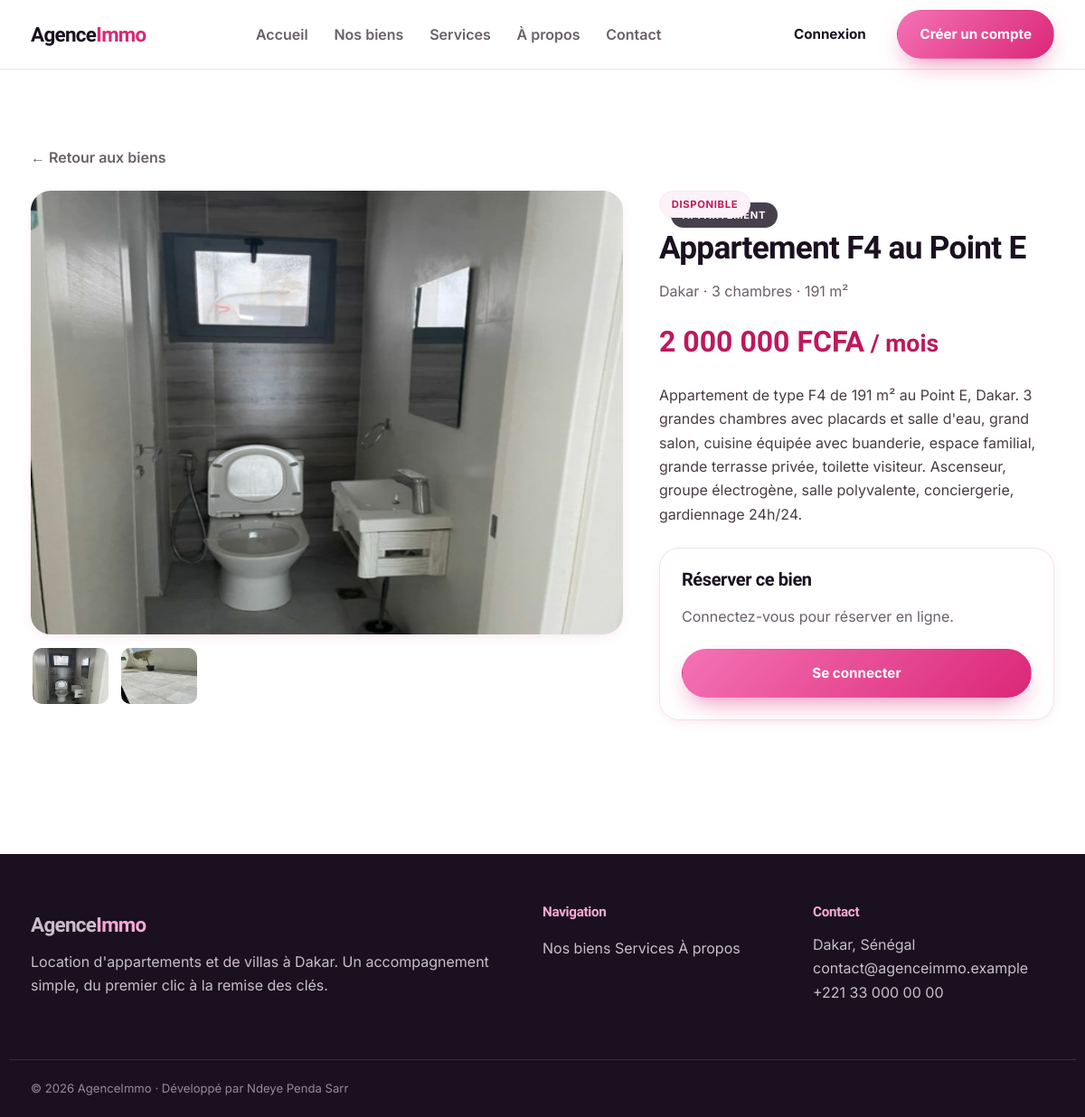
Page /biens/2 on the committed database.
### tables this page shows
CREATE TABLE images (
    id         INT AUTO_INCREMENT PRIMARY KEY,
    bien_id    INT NOT NULL,
    fichier    VARCHAR(255) NOT NULL,
    principale TINYINT(1) NOT NULL DEFAULT 0,
    CONSTRAINT fk_images_bien FOREIGN KEY (bien_id)
        REFERENCES biens(id) ON DELETE CASCADE
);

CREATE TABLE biens (
    id          INT AUTO_INCREMENT PRIMARY KEY,
    type        ENUM('appartement','villa') NOT NULL,
    titre       VARCHAR(150) NOT NULL,
    description TEXT NOT NULL,
    prix        INT UNSIGNED NOT NULL,
    ville       VARCHAR(80)  NOT NULL DEFAULT 'Dakar',
    chambres    TINYINT UNSIGNED NOT NULL DEFAULT 1,
    surface     SMALLINT UNSIGNED NULL,
    statut      ENUM('disponible','loue') NOT NULL DEFAULT 'disponible',
    archive     TINYINT(1) NOT NULL DEFAULT 0,
    cree_le     TIMESTAMP NOT NULL DEFAULT CURRENT_TIMESTAMP,
    INDEX idx_type (type),
    INDEX idx_statut (statut),
    INDEX idx_archive (archive),
    INDEX idx_ville (ville)
);

### src/Core/Registry.php (called while the page is built, shortened)
<?php
final class Registry
{
    private static ?PDO $pdo = null;
    public static function boot(array $config, PDO $pdo): void
    {
        self::$pdo = $pdo;
    }
    public static function pdo(): PDO
    {
        return self::$pdo;
    }
}

### src/Controllers/BienController.php (called while the page is built, shortened)
<?php
final class BienController extends Controller
{
    public function show(array $params): string
    {
        $id = (int) ($params['id'] ?? 0);
        $bien = (new BienRepository())->find($id);
        $images = (new ImageRepository())->forBien($id);
        $estFavori = Auth::check()
            && (new FavoriRepository())->exists((int) Auth::id(), $id);
        return $this->view('biens.show', [
            'titre'     => $bien['titre'],
            'bien'      => $bien,
            'images'    => $images,
            'estFavori' => $estFavori,
        ]);
    }
}

### src/Repositories/BienRepository.php (called while the page is built, shortened)
<?php
final class BienRepository
{
    private PDO $db;
    public function __construct()
    {
        $this->db = Registry::pdo();
    }
    public function find(int $id): ?array
    {
        $stmt = $this->db->prepare('SELECT * FROM biens WHERE id = :id');
        $stmt->execute(['id' => $id]);
        $bien = $stmt->fetch();
        return $bien ?: null;
    }
}

### public/index.php (called while the page is built, shortened)
<?php
$router = require __DIR__ . '/../src/Core/bootstrap.php';
$router->dispatch($_SERVER['REQUEST_METHOD'], $_SERVER['REQUEST_URI']);

### src/Repositories/ImageRepository.php (called while the page is built, shortened)
<?php
final class ImageRepository
{
    private PDO $db;
    public function __construct()
    {
        $this->db = Registry::pdo();
    }
    public function forBien(int $bienId): array
    {
        $stmt = $this->db->prepare(
            'SELECT * FROM images WHERE bien_id = :id ORDER BY principale DESC, id ASC'
        );
        $stmt->execute(['id' => $bienId]);
        return $stmt->fetchAll();
    }
}

### src/Core/Auth.php (called while the page is built, shortened)
<?php
final class Auth
{
    public static function check(): bool
    {
        return isset($_SESSION['user']);
    }
    public static function user(): ?array
    {
        return $_SESSION['user'] ?? null;
    }
    public static function is(string ...$roles): bool
    {
        return self::check() && in_array($_SESSION['user']['role'], $roles, true);
    }
}

### src/Core/Controller.php (called while the page is built, shortened)
<?php
abstract class Controller
{
    protected function view(string $template, array $data = [], ?string $layout = 'layout'): string
    {
        $data += ['titre' => 'Agence Immobilière'];
        return View::render($template, $data, $layout);
    }
}

### src/Core/View.php (called while the page is built, shortened)
<?php
final class View
{
    public static function render(string $template, array $data = [], ?string $layout = 'layout'): string
    {
        $contenu = self::renderPartial($template, $data);
        return self::renderPartial($layout, array_merge($data, ['contenu' => $contenu]));
    }
    public static function renderPartial(string $template, array $data = []): string
    {
        $file = self::VIEWS . str_replace('.', '/', $template) . '.php';
        extract($data, EXTR_SKIP);
        require $file;
        return (string) ob_get_clean();
    }
}

### src/Core/helpers.php (called while the page is built, shortened)
<?php
function e(mixed $value): string
{
    return htmlspecialchars((string) $value, ENT_QUOTES | ENT_SUBSTITUTE, 'UTF-8');
}
function url(string $path = ''): string
{
    return '/' . ltrim($path, '/');
}
function asset(string $path): string
{
    return url('assets/' . ltrim($path, '/'));
}
function upload_url(string $file): string
{
    return url(ltrim($file, '/'));
}
function format_prix(int|string|null $prix): string
{
    return number_format((float) $prix, 0, ',', ' ') . ' FCFA';
}
function statut_label(string $statut): string
{
    return match ($statut) {
        'en_attente' => 'En attente',
        'confirmee'  => 'Confirmée',
        'annulee'    => 'Annulée',
        'disponible' => 'Disponible',
        'loue'       => 'Loué',
        default      => ucfirst($statut),
    };
}

### src/Core/Flash.php (called while the page is built, shortened)
<?php
final class Flash
{
    public static function pull(): array
    {
        $flash = $_SESSION['_flash'] ?? [];
        return $flash;
    }
}

### views/biens/show.php (the view, shortened to what this page needs)
<?php
$principale = !empty($images) ? upload_url($images[0]['fichier']) : null;
?>
<section class="section">
    <div class="container">
        <a class="back-link" href="<?= e(url('biens')) ?>">← Retour aux biens</a>
        <div class="bien-detail">
            <div class="bien-gallery reveal from-left">
                <div class="gallery-main">
                    <?php if ($principale): ?>
                        <img id="gallery-main-img" src="<?= e($principale) ?>" alt="<?= e($bien['titre']) ?>">
                    <?php else: ?>
                        <div class="gallery-empty">Pas encore de photo</div>
                    <?php endif; ?>
                </div>
                <?php if (count($images) > 1): ?>
                    <div class="gallery-thumbs">
                        <?php foreach ($images as $img): ?>
                            <button type="button" class="thumb" data-src="<?= e(upload_url($img['fichier'])) ?>">
                                <img src="<?= e(upload_url($img['fichier'])) ?>" alt="" loading="lazy">
                            </button>
                        <?php endforeach; ?>
                    </div>
                <?php endif; ?>
            </div>
            <div class="bien-info reveal from-right">
                <div class="bien-info-head">
                    <span class="badge badge-<?= e($bien['type']) ?>"><?= e(ucfirst($bien['type'])) ?></span>
                    <span class="badge badge-<?= $bien['statut'] === 'disponible' ? 'dispo' : 'loue' ?>">
                        <?= e(statut_label($bien['statut'])) ?>
                    </span>
                </div>
                <h1><?= e($bien['titre']) ?></h1>
                <p class="bien-loc"><?= e($bien['ville']) ?> · <?= (int) $bien['chambres'] ?> chambre<?= $bien['chambres'] > 1 ? 's' : '' ?>
                    <?= !empty($bien['surface']) ? ' · ' . (int) $bien['surface'] . ' m²' : '' ?></p>
                <p class="bien-prix"><?= e(format_prix($bien['prix'])) ?><small> / mois</small></p>
                <div class="bien-desc"><?= nl2br(e($bien['description'])) ?></div>
                <?php if ($bien['statut'] === 'disponible'): ?>
                    <?php if (Auth::is('client')): ?>
                        <form class="reserve-card" method="post" action="<?= e(url('reservations')) ?>">
                            <?= csrf_field() ?>
                            <input type="hidden" name="bien_id" value="<?= (int) $bien['id'] ?>">
                            <h2>Réserver ce bien</h2>
                            <div class="field-row">
                                <div class="field">
                                    <label for="d1">Du <span class="req">*</span></label>
                                    <input id="d1" type="date" name="date_debut" required min="<?= date('Y-m-d') ?>">
                                </div>
                                <div class="field">
                                    <label for="d2">Au <span class="req">*</span></label>
                                    <input id="d2" type="date" name="date_fin" required min="<?= date('Y-m-d') ?>">
                                </div>
                            </div>
                            <button class="btn btn-primary btn-block" type="submit">Demander une réservation</button>
                        </form>
                    <?php elseif (Auth::check()): ?>
                        <p class="note">Connecté en tant que professionnel — la réservation est réservée aux clients.</p>
                    <?php else: ?>
                        <div class="reserve-card">
                            <h2>Réserver ce bien</h2>
                            <p class="muted">Connectez-vous pour réserver en ligne.</p>
                            <a class="btn btn-primary btn-block" href="<?= e(url('connexion')) ?>">Se connecter</a>
                        </div>
                    <?php endif; ?>
                <?php else: ?>
                    <p class="note">Ce bien est actuellement loué.</p>
                <?php endif; ?>
            </div>
        </div>
    </div>
</section>

### src/Core/Router.php (shortened to what this page needs)
<?php
final class Router
{
    private array $routes = [];
    private function add(string $method, string $pattern, array $handler): void
    {
        $params = [];
        $regex = preg_replace_callback('#\{(\w+)\}#', function ($m) use (&$params) {
            $params[] = $m[1];
            return '([^/]+)';
        }, $pattern);
        $this->routes[] = [
            'method'  => $method,
            'regex'   => '#^' . rtrim($regex, '/') . '/?$#',
            'params'  => $params,
            'handler' => $handler,
        ];
    }
    public function dispatch(string $method, string $uri): void
    {
        $path = '/' . trim(parse_url($uri, PHP_URL_PATH) ?? '/', '/');
        foreach ($this->routes as $route) {
            if (preg_match($route['regex'], $path, $matches)) {
                array_shift($matches);
                $args = array_combine($route['params'], $matches) ?: [];
                [$class, $action] = $route['handler'];
                $controller = new $class();
                echo $controller->$action($args);
                return;
            }
        }
    }
}

### views/layout.php (shortened to what this page needs)
<?php
$u = Auth::user();
?>
<!DOCTYPE html>
<html lang="fr">
<head>
    <link rel="stylesheet" href="<?= e(asset('css/app.css')) ?>">
</head>
<body>
<header class="site-header">
    <div class="container header-inner">
        <a href="<?= e(url('/')) ?>" class="brand">Agence<span>Immo</span></a>
        <nav class="main-nav" aria-label="Navigation principale">
            <a href="<?= e(url('/')) ?>">Accueil</a>
            <a href="<?= e(url('biens')) ?>">Nos biens</a>
            <a href="<?= e(url('services')) ?>">Services</a>
            <a href="<?= e(url('a-propos')) ?>">À propos</a>
            <a href="<?= e(url('contact')) ?>">Contact</a>
        </nav>
        <div class="header-actions">
            <?php if ($u): ?>
                <?php if (in_array($u['role'], ['commercial', 'admin'], true)): ?>
                    <a class="btn btn-ghost" href="<?= e(url('admin')) ?>">Espace pro</a>
                <?php else: ?>
                    <a class="btn btn-ghost" href="<?= e(url('compte')) ?>">Mon compte</a>
                <?php endif; ?>
                <form method="post" action="<?= e(url('deconnexion')) ?>" class="inline-form">
                    <?= csrf_field() ?>
                    <button type="submit" class="btn btn-outline">Déconnexion</button>
                </form>
            <?php else: ?>
                <a class="btn btn-ghost" href="<?= e(url('connexion')) ?>">Connexion</a>
                <a class="btn btn-primary" href="<?= e(url('inscription')) ?>">Créer un compte</a>
            <?php endif; ?>
        </div>
    </div>
</header>
<main id="contenu"><?= $contenu ?></main>
<footer class="site-footer">
    <div class="container footer-inner">
        <div>
            <a href="<?= e(url('/')) ?>" class="brand brand-light">Agence<span>Immo</span></a>
            <p>Location d'appartements et de villas à Dakar. Un accompagnement simple, du premier clic à la remise des clés.</p>
        </div>
        <div>
            <h4>Navigation</h4>
            <a href="<?= e(url('biens')) ?>">Nos biens</a>
            <a href="<?= e(url('services')) ?>">Services</a>
            <a href="<?= e(url('a-propos')) ?>">À propos</a>
        </div>
        <div>
            <h4>Contact</h4>
            <p>Dakar, Sénégal<br>contact@agenceimmo.example<br>+221 33 000 00 00</p>
        </div>
    </div>
    <div class="container footer-bottom">
        © <?= date('Y') ?> AgenceImmo · Développé par Ndeye Penda Sarr
    </div>
</footer>
</body>
</html>

### rows in the picture
images: fichier (picture)
images: fichier (picture)
biens: statut "DISPONIBLE", titre "Appartement F4 au Point E", ville "Dakar", chambres "3", surface "191", prix "2 000 000 FCFA", description "Appartement de type F4 de 191 m² au Point E, Dakar. 3 grandes chambres avec placards et salle d'eau, grand salon, cuisine équipée avec buanderie, espace familial, grande terrasse privée, toilette visiteur. Ascenseur, groupe électrogène, salle polyvalente, conciergerie, gardiennage 24h/24."
